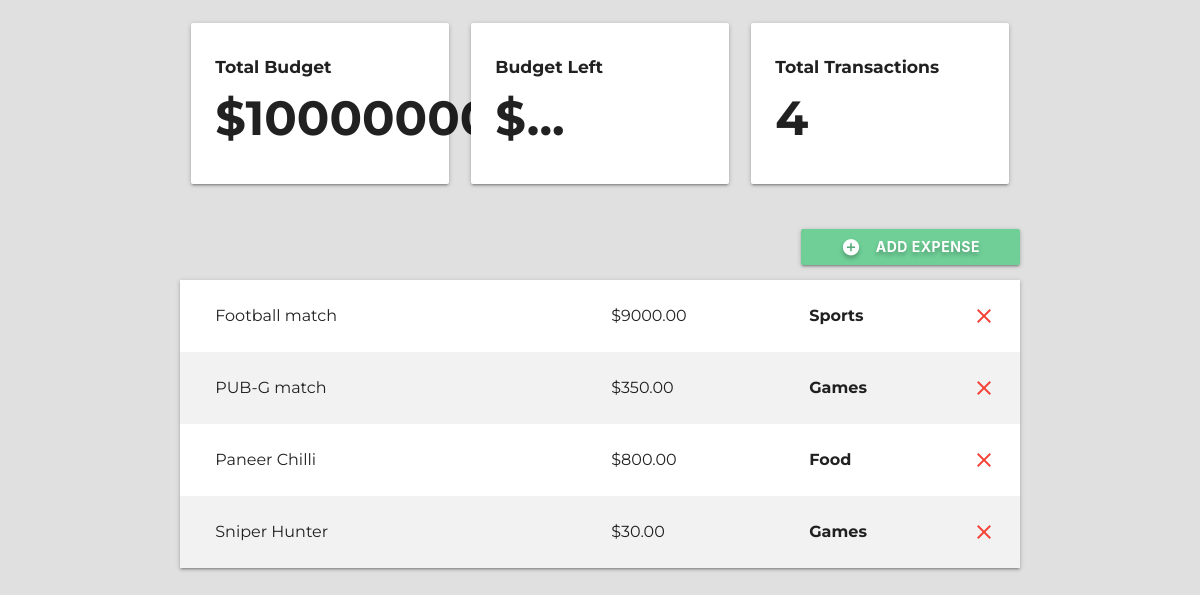
The app's page /warlock-inc, older data.
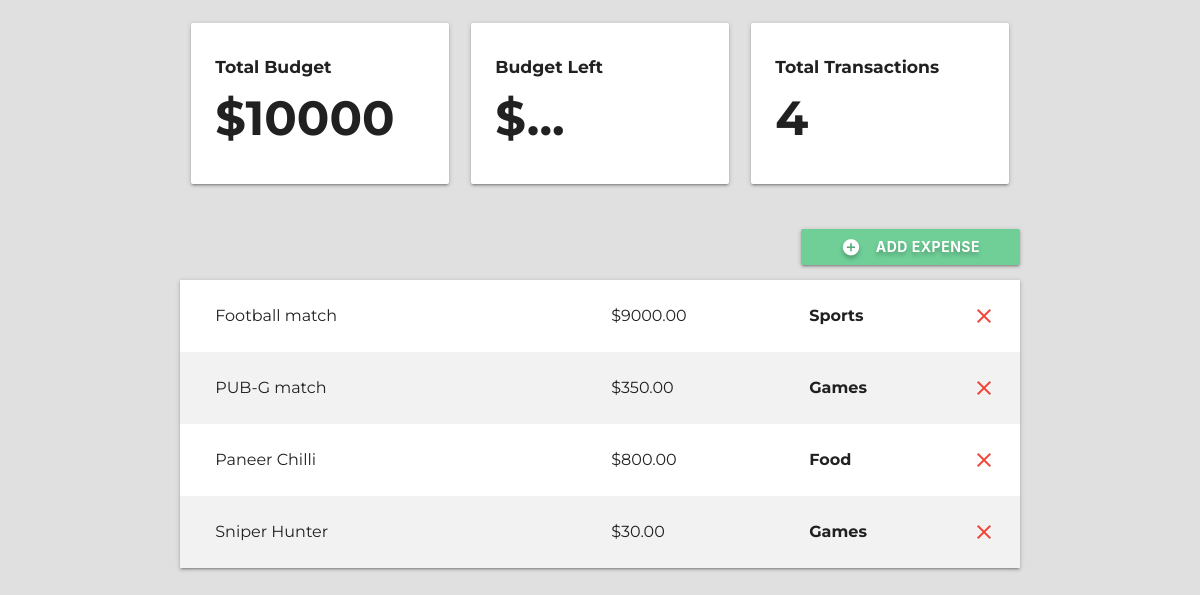
The same page, newer data.
### budget/models.py (models this page shows, shortened)
class Project(models.Model):
    name = models.CharField(max_length=100)
    slug = models.SlugField(max_length=100, unique=True, blank=True)
    budget = models.IntegerField()

class Expense(models.Model):
    project = models.ForeignKey(Project, on_delete=models.CASCADE, related_name='expenses')
    title   = models.CharField(max_length=100)
    amount  = models.DecimalField(max_digits=8, decimal_places=2)
    category = models.ForeignKey(Category, on_delete=models.CASCADE)

class Category(models.Model):
    project = models.ForeignKey(Project, on_delete=models.CASCADE)
    name = models.CharField(max_length=50)

### budget/views.py (the view)
# urls.py: path('<slug:project_slug>', views.project_detail, name='detail'),
def project_detail(request, project_slug):
    project = get_object_or_404(Project, slug=project_slug)
    return render(request, 'project-detail.html', {'project': project})

### budget/templates/project-detail.html
{% extends 'base.html' %}
{% block content %}
<div class="container">
    <section class="section section-stats">
        <div class="row">
            <div class="col s12 m12 l4">
                <div class="card-panel">
                    <h6 class="bold">Total Budget</h6>
                    <h1 class="bold">${{ project.budget }}</h1>
                </div>
            </div>
            <div class="col s12 m6 l4">
                <div class="card-panel">
                    <h6 class="bold">Budget Left</h6>
                    <h1 class="bold">$...</h1>
                </div>
            </div>
            <div class="col s12 m6 l4">
                <div class="card-panel">
                    <h6 class="bold">Total Transactions</h6>
                    <h1 class="bold">{{ project.expenses.count }}</h1>
                </div>
            </div>
        </div>
    </section>
    <section class="section section-expenses">
        <div class="row">
            <button class="btn wave-effect right">
                <i class="material-icons white-text left">add_circle</i>Add Expense
            </button>
        </div>
        <ul class="z-depth-1">
            {% for expense in project.expenses.all %}
            <li>
                <div class="card-panel z-depth-0 expense">
                    <div class="row">
                        <div class="col l6">
                            <span class="title">{{ expense.title }}</span>
                        </div>
                        <div class="col l3">
                            <span class="title">${{ expense.amount }}</span>
                        </div>
                        <div class="col l1">
                            <span class="title bold">{{ expense.category.name }}</span>
                        </div>
                        <a href="">
                            <i class="material-icons red-text right">close</i>
                        </a>
                    </div>
                </div>
            </li>
            {% endfor %}
        </ul>
    </section>
</div>
{% endblock %}

### budget/templates/base.html (shortened to what this page needs)
{% load static %}
<!DOCTYPE html>
<html lang="en">
<head>
    <link rel="stylesheet" href="https://cdnjs.cloudflare.com/ajax/libs/materialize/1.0.0/css/materialize.min.css">
    <link rel="stylesheet" href="{% static 'style.css' %}">
</head>
<body>
    {% block content %}{% endblock %}
</body>
</html>

### budget/static/style.css (style rules this page uses)
html { font-family: 'Montserrat'; background-color: #E0E0E0 }
.bold { font-weight: bold; }
.row { margin: 0px !important }
.section-stats h1 { font-size: 4vw; margin: 15px 0px; }
.section-expenses button { padding: 0px 40px; font-weight: bold; text-shadow: 0px 3px 4px rgba(0, 0, 0, .25); background-color: #6FCF97; }
.section-expenses .expense { font-size: 16px; border-radius: 0; margin: 0; }
.section-expenses li:nth-child(even) .expense { background-color: #F2F2F2 }

Row changes from the older to the newer data that the page shows:
changed Project: budget "10000000" → "10000"
